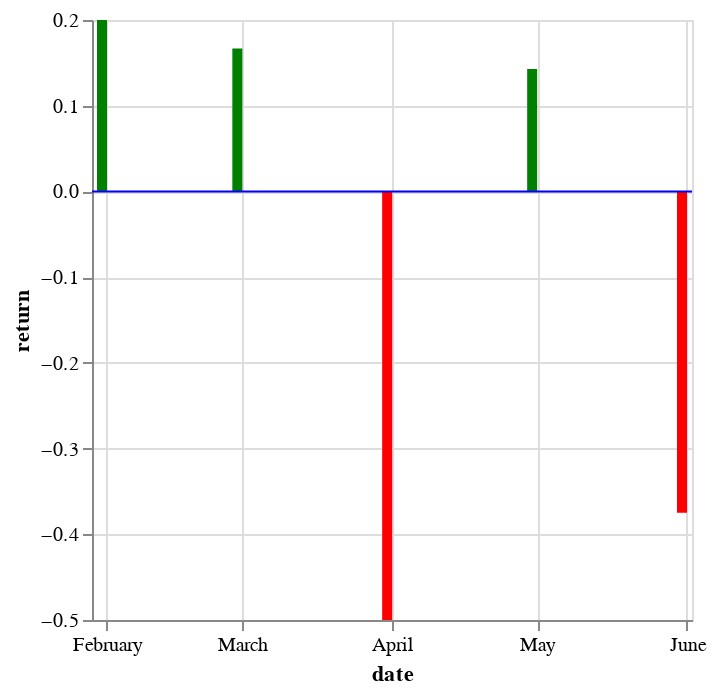

The code cell stored with this chart in its notebook:
### Code cell
# second plot
# TODO
bars = alt.Chart(result).mark_bar().encode(
    alt.X('date:T'),
    alt.Y('return'),
    color= alt.condition(
        alt.datum['return'] > 0,
        alt.value('green'),
        alt.value('red')
    )
)

line = alt.Chart().mark_rule(color='blue').encode(
    y=alt.datum(0)
)

line_graph = bars + line
line_graph

### Figure 1 — Vega-Lite specification as saved in the notebook (floating-point values rounded to 4 significant figures)
{"config": {"view": {"continuousWidth": 300, "continuousHeight": 300}}, "layer": [{"data": {"name": "data-672ae1b76efdeb9a63ca4216d13ece1a"}, "mark": {"type": "bar"}, "encoding": {"color": {"condition": {"test": "(datum['return'] > 0)", "value": "green"}, "value": "red"}, "x": {"field": "date", "type": "temporal"}, "y": {"field": "return", "type": "quantitative"}}}, {"data": {"name": "empty"}, "mark": {"type": "rule", "color": "blue"}, "encoding": {"y": {"datum": 0}}}], "$schema": "https://vega.github.io/schema/vega-lite/v6.1.0.json", "datasets": {"data-672ae1b76efdeb9a63ca4216d13ece1a": [{"date": "01-31-2018", "balance": 1200, "return": 0.2}, {"date": "02-28-2018", "balance": 1400, "return": 0.1667}, {"date": "03-31-2018", "balance": 700, "return": -0.5}, {"date": "04-30-2018", "balance": 800, "return": 0.1429}, {"date": "05-31-2018", "balance": 500, "return": -0.375}], "empty": [{}]}}
